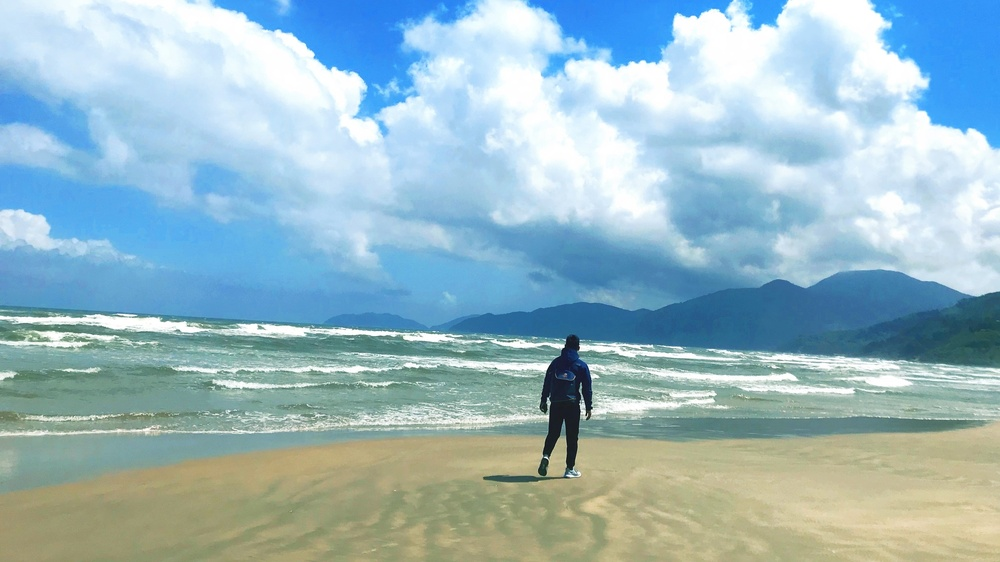
#> input picture uploads/PICNIC_20190216_185452778.jpg, 1000 x 562 px, shrunk from 2557 x 1438 before the run; its folder holds only this picture in this run
$ python -i filters.py   (imports and definitions only)
#> lines starting #> are read from the running program, lines starting #| are printed output that depends on the picture; after the words box and inside, x2 and y2 are one past the last pixel; in counts of white or black regions, pixels touching at a corner belong together
#> further down, picture is the input picture: shape (562, 1000, 3); mean B, G, R 194.9, 184.7, 152.9
import numpy as np
import cv2
import random
import glob
import math


# [38 lines left out: functions verify_alpha_channel, apply_hue_saturation, apply_color_overlay, apply_sepia, not called in this run]


def alpha_blend(frame_1, frame_2, mask):
    alpha = mask / 255.0
    blended = cv2.convertScaleAbs(frame_1 * (1 - alpha) + frame_2 * alpha)
    return blended


# [14 lines left out: function apply_circle_focus_blur, not called in this run]


def portrait_mode(frame):
    cv2.imshow('frame', frame)
    gray = cv2.cvtColor(frame, cv2.COLOR_BGR2GRAY)
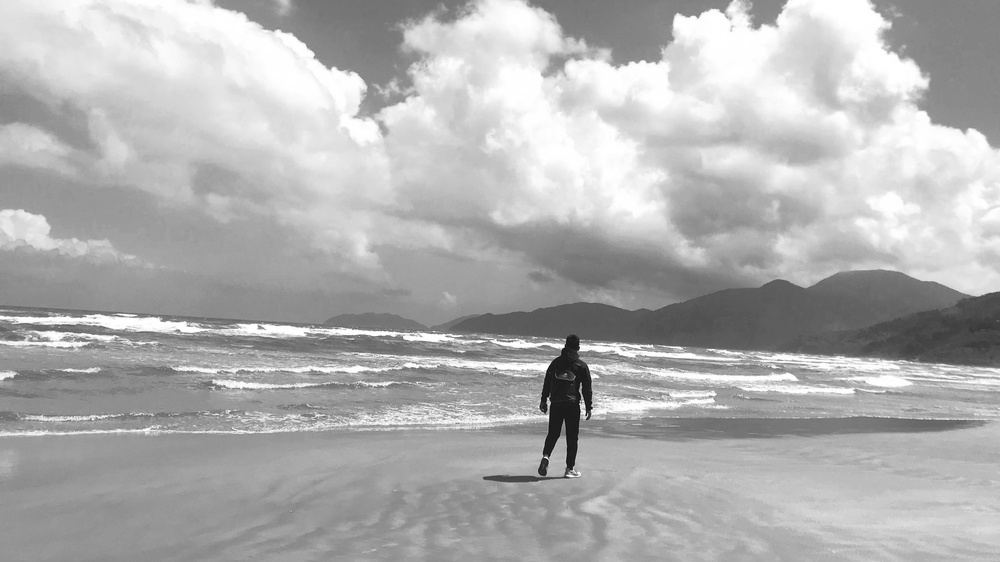
#> gray: shape (562, 1000); min 7, max 255, mean 176.4
    _, mask = cv2.threshold(gray, 120, 255, cv2.THRESH_BINARY)
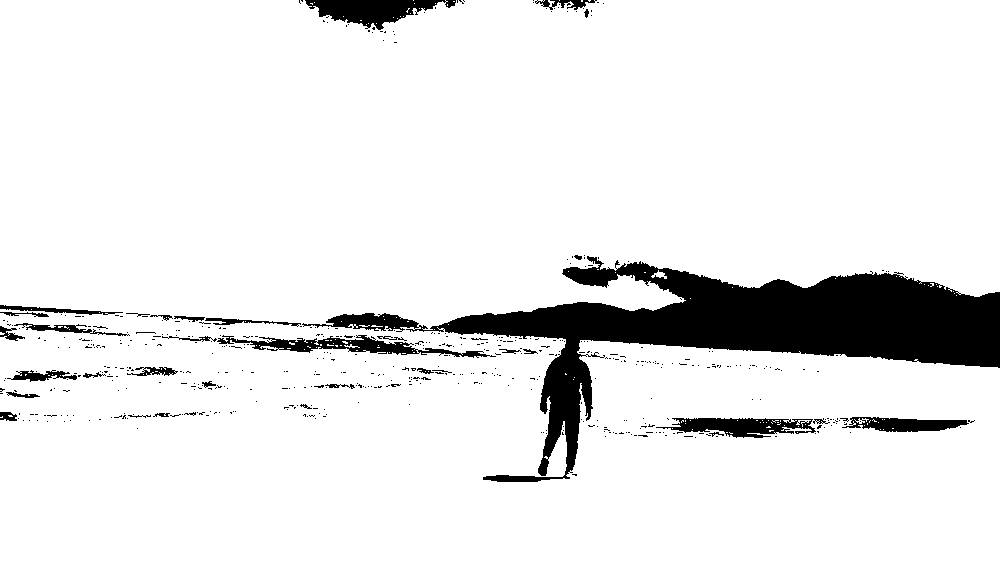
#> mask: shape (562, 1000); 91% white; 525 black regions (488 under 20 px), largest, box (x1, y1, x2, y2) and area: (302, 256, 1000, 482) 38283, (305, 0, 456, 30) 2362, (217, 335, 496, 358) 2044

    mask = cv2.cvtColor(mask, cv2.COLOR_GRAY2BGRA)
#> mask: shape (562, 1000, 4)
    blured = cv2.GaussianBlur(frame, (21, 21), 11)
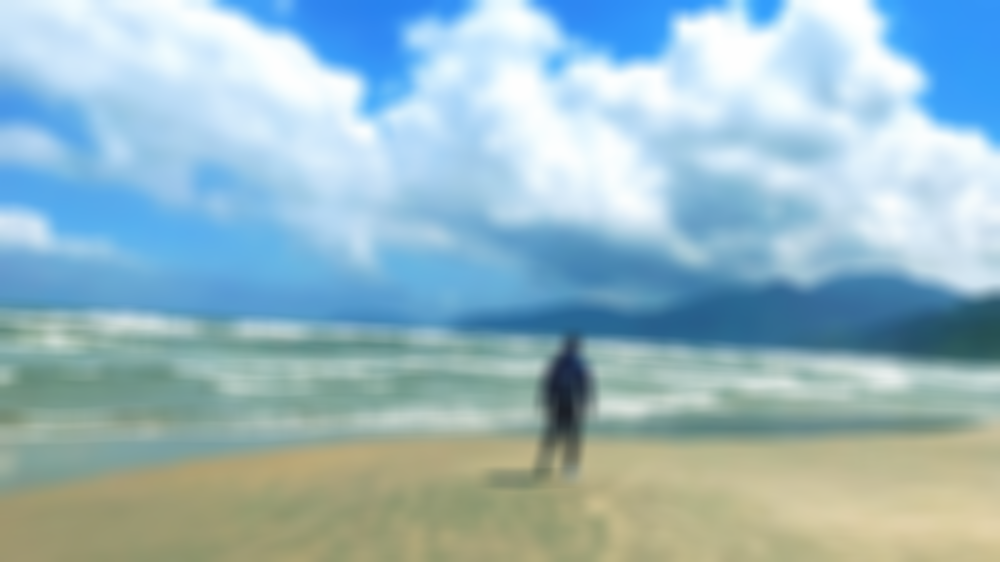
#> blured: shape (562, 1000, 3); mean B, G, R 194.9, 184.7, 153
    blended = alpha_blend(frame, blured, mask)
    frame = cv2.cvtColor(blended, cv2.COLOR_BGRA2BGR)
    return frame


def apply_invert(frame):
    return cv2.bitwise_not(frame)

>>> import cv2
>>> picture = cv2.imread('uploads/PICNIC_20190216_185452778.jpg')
#> (the run stopped early here; a loop or call above may not have finished)

$ run again, on uploads/photo-1584622781564-1d987f7333c1.jpg
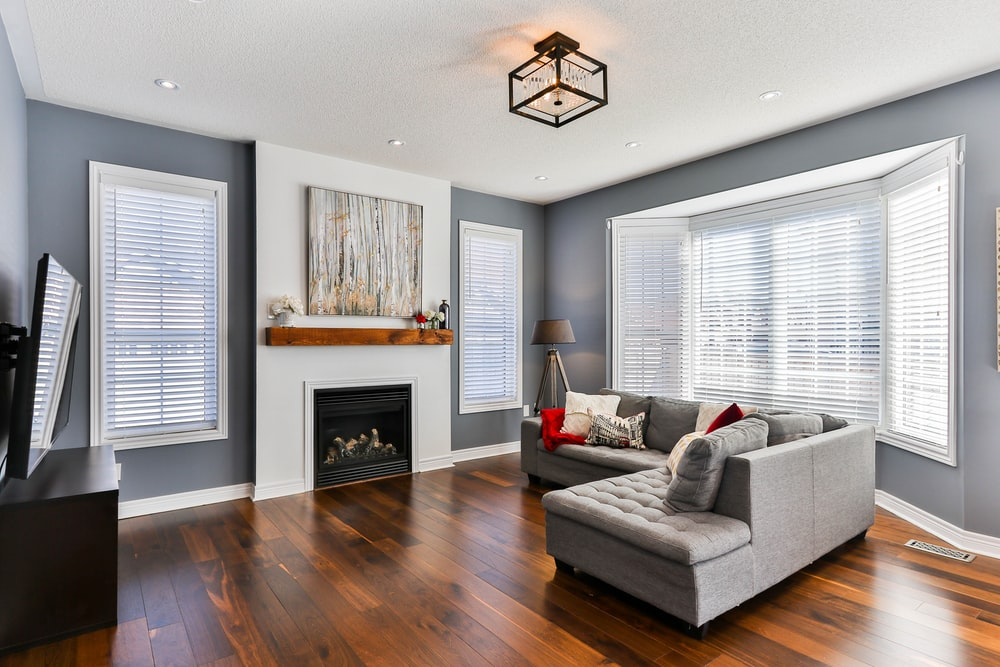
#> input picture uploads/photo-1584622781564-1d987f7333c1.jpg, 1000 x 667 px
#> picture is the input picture: shape (667, 1000, 3); mean B, G, R 147.8, 151.2, 159.4
#> in portrait_mode, `_, mask = cv2.threshold(gray, 120, 255, cv2.THRESH_BINARY)`:
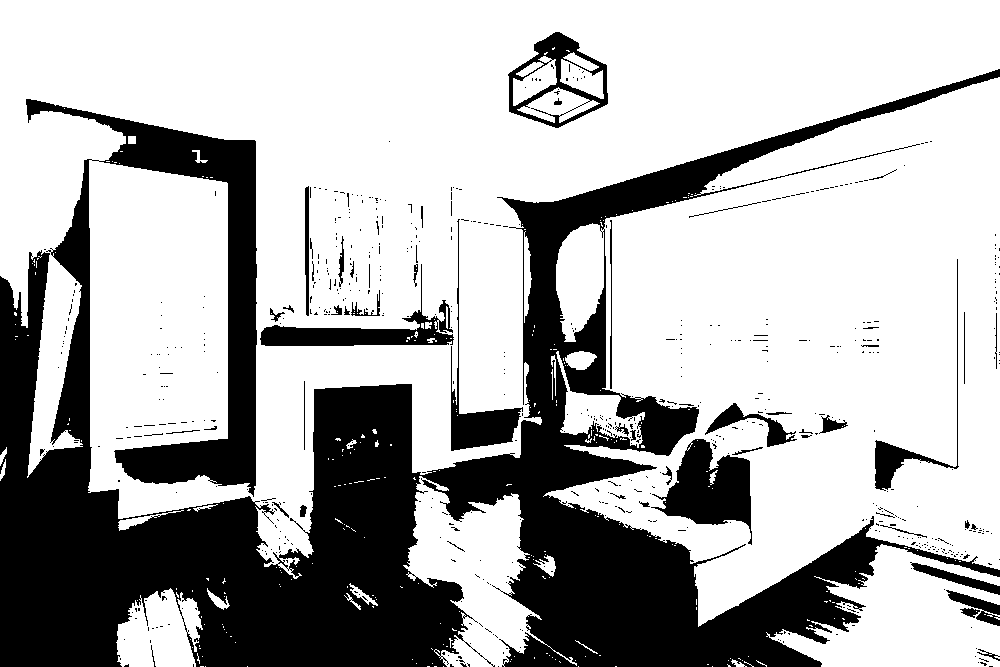
#> mask: shape (667, 1000); 69.6% white; 627 black regions (572 under 20 px), largest, box (x1, y1, x2, y2) and area: (0, 69, 1000, 667) 179753, (651, 439, 752, 545) 5338, (260, 264, 454, 346) 3670
#> in portrait_mode, `blured = cv2.GaussianBlur(frame, (21, 21), 11)`:
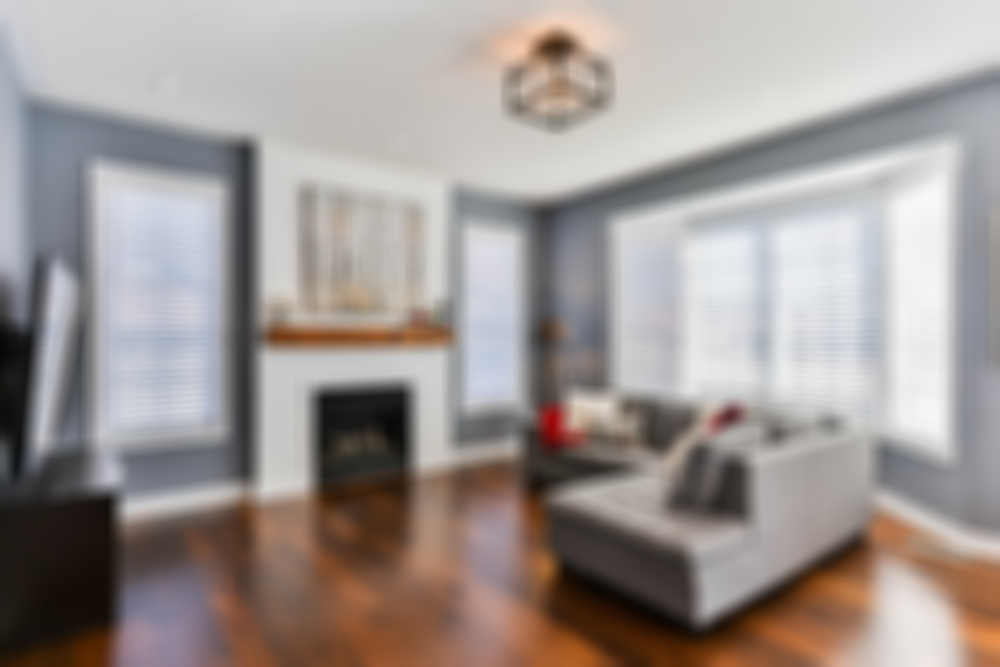
#> blured: shape (667, 1000, 3); mean B, G, R 147.8, 151.2, 159.4

$ run again, on uploads/download.png
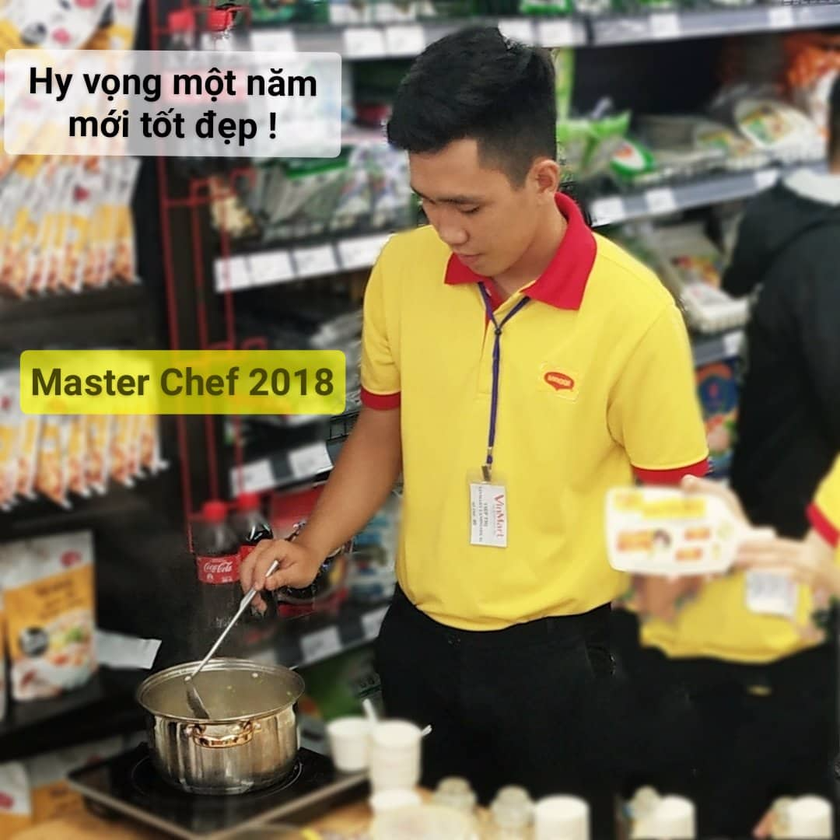
#> input picture uploads/download.png, 840 x 840 px, shrunk from 1080 x 1080 before the run
#> picture is the input picture: shape (840, 840, 3); mean B, G, R 81.9, 112.4, 124.4
#> in portrait_mode, `_, mask = cv2.threshold(gray, 120, 255, cv2.THRESH_BINARY)`:
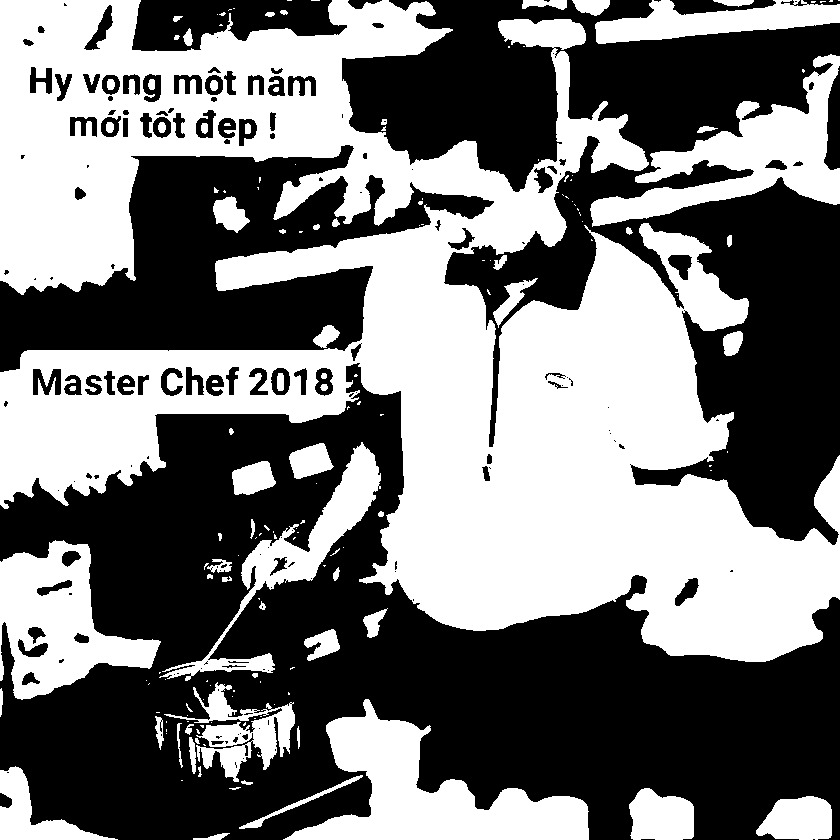
#> mask: shape (840, 840); 47% white; 164 white regions (96 under 20 px), largest, box (x1, y1, x2, y2) and area: (0, 0, 840, 662) 249778, (283, 699, 589, 840) 17401, (590, 54, 840, 227) 14509
#> in portrait_mode, `blured = cv2.GaussianBlur(frame, (21, 21), 11)`:
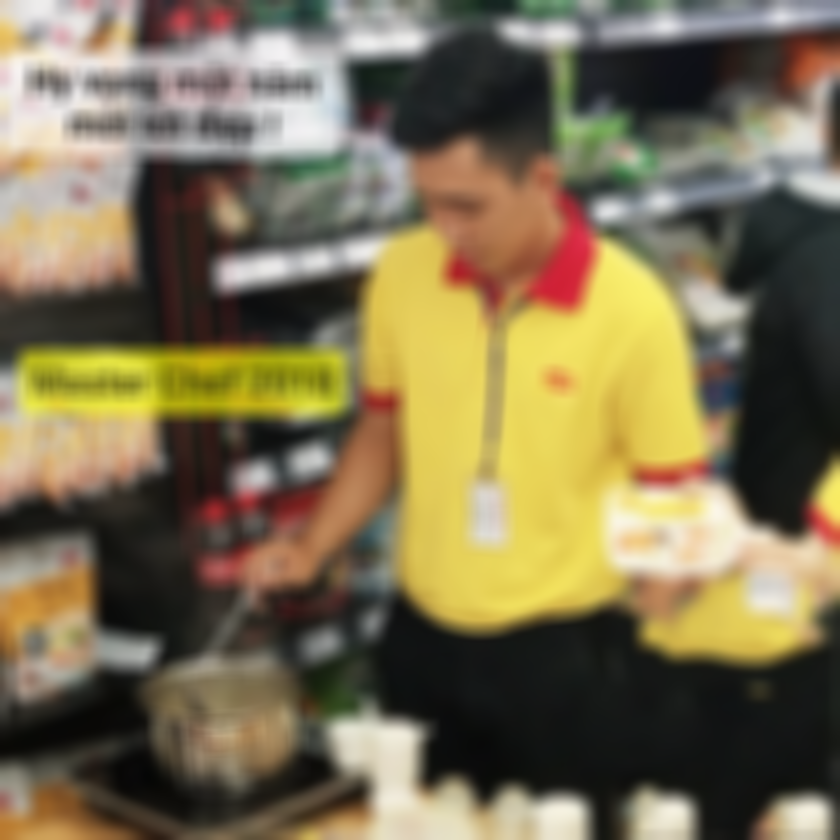
#> blured: shape (840, 840, 3); mean B, G, R 81.9, 112.4, 124.4
